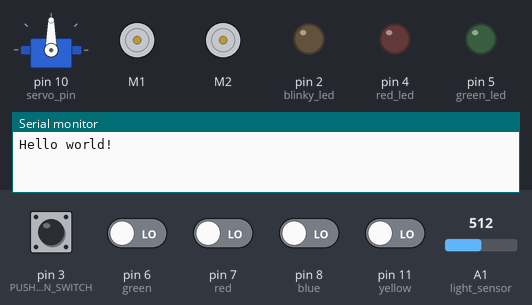
The sketch below on a simulated Arduino Uno, built with avr-gcc and run on an emulated ATmega328P. Parts: servo, 2 × DC motor (green arrow = forward, orange = backward, longer = faster), output pins drawn as LEDs (lit = HIGH), the last lines printed to the serial monitor. Inputs (shaded band) come from the test bench; at power-on: pin 3 (PUSH_BUTTON_SWITCH) HIGH, pin 6 (green), pin 7 (red), pin 8 (blue), pin 11 (yellow) LOW, A1 (light_sensor) = 512.

Above: at 1.2 s.
1.3 s: pin 3 (PUSH_BUTTON_SWITCH) pulled LOW for 0.15 s
At 2.2 s:
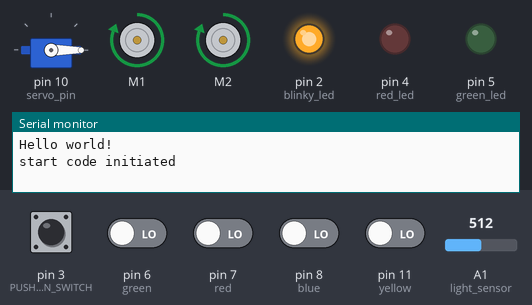
2.9 s: pin 3 (PUSH_BUTTON_SWITCH) driven LOW and pin 6 (green) driven HIGH and pin 7 (red) driven HIGH and pin 8 (blue) driven HIGH and pin 11 (yellow) driven HIGH
At 7.2 s:
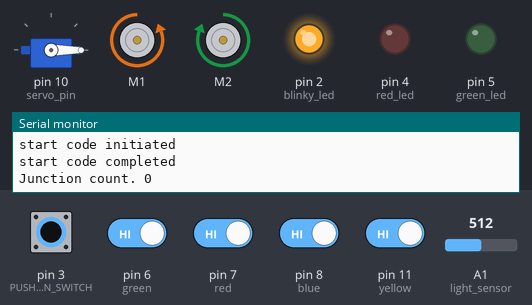
At 9.2 s:
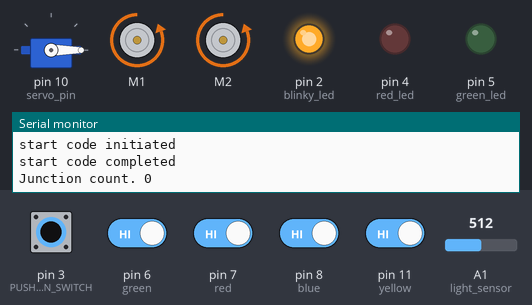
Timing chart, 0 to 17.9 s (numbered marks = the images above; inputs shaded):
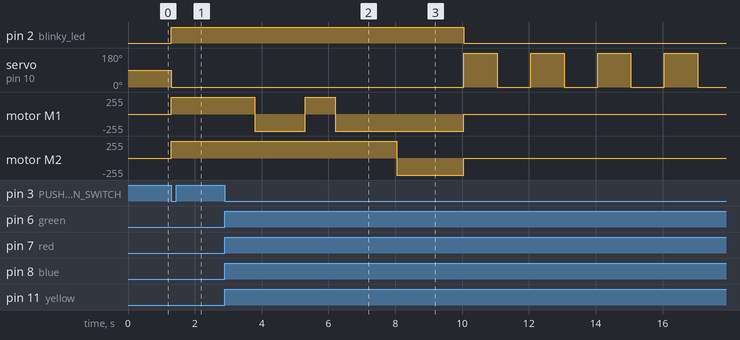

The sketch:

idp_bot.ino
```cpp
#include <Wire.h>
#include <Adafruit_MotorShield.h>
#include "utility/Adafruit_MS_PWMServoDriver.h"
#include <Servo.h>

Servo myservo;
Adafruit_MotorShield AFMS = Adafruit_MotorShield();
Adafruit_DCMotor *left = AFMS.getMotor(1);
Adafruit_DCMotor *right = AFMS.getMotor(2);

// declare line sensors below
int blue = 8;
int green = 6;
int red = 7;
int yellow = 11;

int blinky_led = 2;
int green_led = 5;
int red_led = 4;
int light_sensor = A1;
int PUSH_BUTTON_SWITCH = 3;
int servo_pin = 10;

int lines[4]; // array to store line sensor readings

int low_speed = 0;
int high_speed = 255;

int junction_count = 0;
float last_junc_time = 0;
bool block_picked = false;
bool block_is_blue = false;
bool button_pressed = false;
bool run_once = false;

void read_line_sensors();
void start(bool left_dir);
void start_l();
void start_r();
void stop(int t=0);
void straight(int speed=high_speed, int t=0);
void reverse(int speed=high_speed, int t=0);
void turn_right(int high=high_speed, int low=low_speed);
void turn_left(int high=high_speed, int low=low_speed);
void turn_ninety(bool left_dir, int t);
void turn_ninety_l(int t);
void turn_ninety_r(int t);
void uturn();
void line_follow();
void junction_handler();
void junction(bool left_dir);
void junction_l();
void junction_r();
void grab();
void drop();
void colour_detect();
int median(int lt[]);
int sort_desc(const void *cmp1, const void *cmp2);
void onButtonPress();


void setup() {
  pinMode(blinky_led, OUTPUT);
  pinMode(green_led, OUTPUT);
  pinMode(red_led, OUTPUT);
  digitalWrite(blinky_led, LOW);
  myservo.attach(servo_pin);

  Serial.begin(9600);
  Serial.println("Hello world!");
  AFMS.begin();

  // set up push button which will start the robot in a controlled manner
  pinMode(PUSH_BUTTON_SWITCH, INPUT_PULLUP);
  attachInterrupt(digitalPinToInterrupt(PUSH_BUTTON_SWITCH), onButtonPress, CHANGE);
}


void loop() {
  if (button_pressed) { // button_pressed is set to true by the push button interrupt. This line ensures any code in loop() runs only once the push button has been pressed.
    read_line_sensors();

    if (!run_once) { // run the start code only once
      start_l();
    }

    line_follow();

    if (block_picked) {
      myservo.write(180); // maintain the servo position when a block is held (in case the servo has moved slightly)
    }

  }
}


void read_line_sensors(){
  lines[0] = digitalRead(red); // extreme left
  lines[1] = digitalRead(blue); // centre-left
  lines[2] = digitalRead(yellow); // centre-right
  lines[3] = digitalRead(green); // extreme right
}

void start(bool left_dir) {
  Serial.println("start code initiated");
  myservo.write(0); // open grabber
  digitalWrite(blinky_led, HIGH);
  straight(high_speed, 2000);
  while (lines[0] == 0 || lines[3] == 0) { // continue moving forward as long as neither the extreme left nor the extreme right sensor sees the white line
    straight();
    read_line_sensors();
  }
  delay(500); // move ahead a little even after finding the white line to ensure better alignment
  if (left_dir) { // turn onto the white line
    turn_ninety_l(1500);
  }
  else {
    turn_ninety_r(1500);
  }
  Serial.println("start code completed");
  run_once = true; // this ensures the start code is run only once eventhough it is in loop()
}

void start_l() {
  start(true);
}

void start_r() {
  start(false);
}

void stop(int t=0) {
  left->setSpeed(0);
  right->setSpeed(0);
  digitalWrite(blinky_led, LOW);
  delay(t);
}

void straight(int speed=high_speed, int t=0) {
  left->setSpeed(speed);
  right->setSpeed(speed);
  left->run(FORWARD);
  right->run(FORWARD);
  digitalWrite(blinky_led, HIGH);
  delay(t);
}

void reverse(int speed=high_speed, int t=0) {
  left->setSpeed(speed);
  right->setSpeed(speed);
  left->run(BACKWARD);
  right->run(BACKWARD);
  digitalWrite(blinky_led, HIGH);
  delay(t);
}

void turn_right(int high=high_speed, int low=low_speed) {
  left->setSpeed(high);
  right->setSpeed(low);
  left->run(FORWARD);
  right->run(FORWARD);
  digitalWrite(blinky_led, HIGH);
}

void turn_left(int high=high_speed, int low=low_speed) {
  left->setSpeed(low);
  right->setSpeed(high);
  left->run(FORWARD);
  right->run(FORWARD);
  digitalWrite(blinky_led, HIGH);
}

void turn_ninety(bool left_dir, int t) {
  left->setSpeed(high_speed);
  right->setSpeed(high_speed);
  if (left_dir) {
    left->run(BACKWARD);
    right->run(FORWARD);
  }
  else {
    left->run(FORWARD);
    right->run(BACKWARD);
  }
  digitalWrite(blinky_led, HIGH);
  delay(t);
}

void turn_ninety_l(int t) {
  turn_ninety(true, t);
}

void turn_ninety_r(int t) {
  turn_ninety(false, t);
}

void uturn() {
  turn_ninety(true, 3000);
}

void line_follow() {
  if (lines[1] == 1 && lines[2] == 1){ //middle two sensors are on white line
    if (lines[3] == 1) { // robot moves in one direction only and reverses to avoid the ramp so we care only about junctions on the right
      junction_handler();
    }
    else {
      straight();
    }
  }
  else if (lines[1] == 0 && lines[2] == 1) { // turn right if middle-left is on black
    turn_right();
  }
  else if (lines[1] == 1 && lines[2] == 0) { // turn left if middle-right is on black
    turn_left();
  }
}

void junction_handler() {
  Serial.print("Junction count. ");
  Serial.println(junction_count);

  if (millis() - last_junc_time > 1000) {
    junction_count = junction_count + 1;
    last_junc_time = millis();
    // all junctions have a uniqiue index. 1 is where the blocks are picked up from, 2 is the green box, 3 is the starting area and 4 is the red box.
  }

  bool green_box = (junction_count == 2 && block_is_blue && block_picked);
  bool red_box = (junction_count == 4 && !block_is_blue && block_picked);
  if (junction_count == 1 || green_box || red_box) {
    junction_r();
    Serial.print("Turned at junction ");
    Serial.println(junction_count);
  }

  if (green_box || red_box) {
    junction_count = 0; // reset once the block has been dropped
  }
}

void junction(bool left_dir) {
  int turn = 1850;  // how much it turns into/out of a junction
  int dist = 2000; // how much it moves into/out of a junction
  straight(high_speed, 900); // move straight even after detecting a junction before turning into it

  if (left_dir) {
    turn_ninety_r(turn); // turn into the junction
  }
  else {
    turn_ninety_l(turn);
  }
  reverse(high_speed, dist); // reverse into the junction
  stop();

  if (block_picked) {
    drop();
  }
  else {
    grab();
  }

  straight(high_speed, dist); // leave the junction
  if (left_dir) { // turn out of the junction
    turn_ninety_r(turn);
  }
  else {
    turn_ninety_l(turn);
  }
}

void junction_l() {
  junction(true);
}

void junction_r() {
  junction(false);
}

void grab() {
  myservo.write(180);
  delay(1000); // delay to ensure the servo has reached the new position before initiating colour detection
  colour_detect();
}

void drop() {
  myservo.write(0);
  block_picked = false;
  block_is_blue = false;
  digitalWrite(green_led, LOW);
  digitalWrite(red_led, LOW);
}

void colour_detect() {
  int light_readings[10];

  for (int i=0; i<10; i++) {
    light_readings[i] = analogRead(light_sensor);
  }

  int median_light = median(light_readings); // take the median of 10 readings

  if (median_light > 530) { //blue
    Serial.println("Blue");
    block_picked = true;
    block_is_blue = true;
    digitalWrite(green_led, HIGH);
    stop(5000);
  }
  else if (median_light < 500){ //brown
    Serial.println("Brown");
    block_picked = true;
    block_is_blue = false;
    digitalWrite(red_led, HIGH);
    stop(5000);
  }
  else { //air
    Serial.println("Air");
    block_picked = false;
    block_is_blue = false;
    drop(); // colour detection hasn't worked so we drop the block and pick it up again (hopefully in a slightly different orientation so that colour detection works)
    delay(1000);
    grab();
  }
}


// The below two functions are heavily influenced by this Stack Exchange answer - https://arduino.stackexchange.com/questions/38177/how-to-sort-elements-of-array-in-arduino-code
int median(int lt[]) {
  // Number of items in the array
  int lt_length = sizeof(lt) / sizeof(lt[0]);
  // qsort - last parameter is a function pointer to the sort function
  qsort(lt, lt_length, sizeof(lt[0]), sort_desc);
  // lt is now sorted
  return lt[lt_length/2];
}

// qsort requires you to create a sort function
int sort_desc(const void *cmp1, const void *cmp2) {
  // Need to cast the void * to int *
  int a = *((int *)cmp1);
  int b = *((int *)cmp2);
  // The comparison
  return a > b ? -1 : (a < b ? 1 : 0);
  // A simpler, probably faster way:
  //return b - a;
}

void onButtonPress() {
  button_pressed = true;
}
```

Measured:
- after the input at 1.3 s, pin 2 (blinky_led): LOW → HIGH at once; servo on pin 10 (servo_pin): 90° → 0° at once; motor M1, motor M2: stopped → forward 255/255 at once
- after the input at 2.9 s, pin 2 (blinky_led): HIGH → LOW after 7.2 s; servo on pin 10 (servo_pin): alternates 180° for 1.0 s and 0° for 1.0 s, starting after 7.2 s
